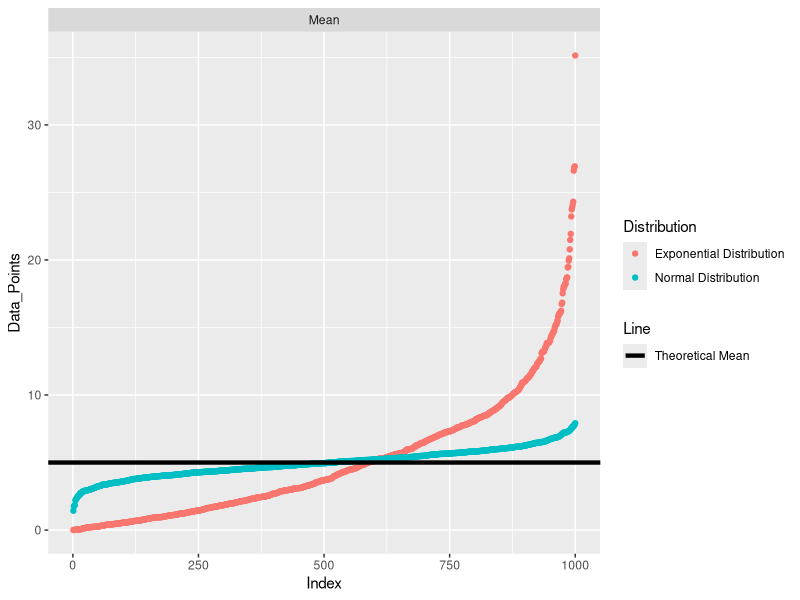
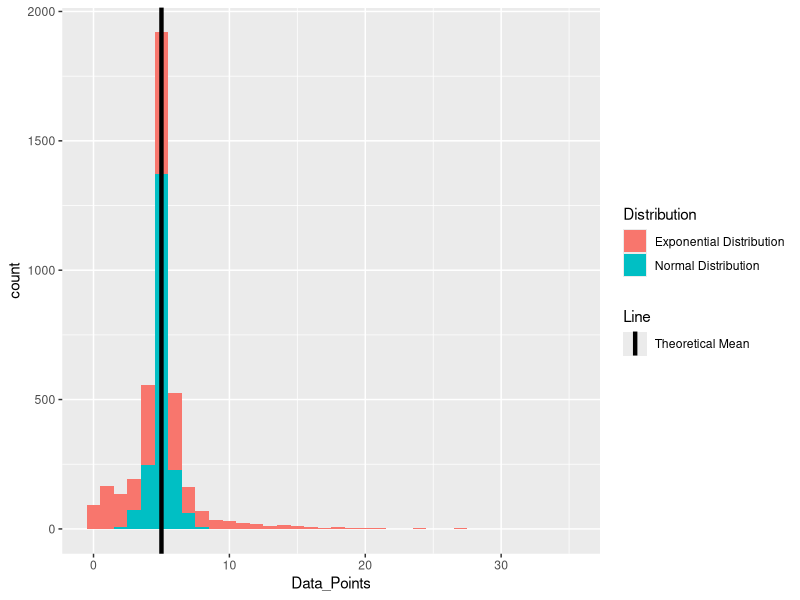
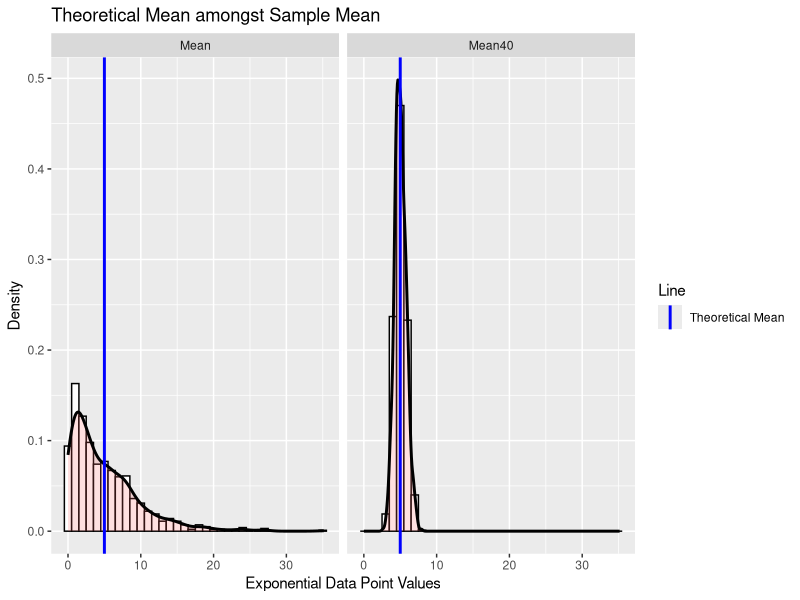
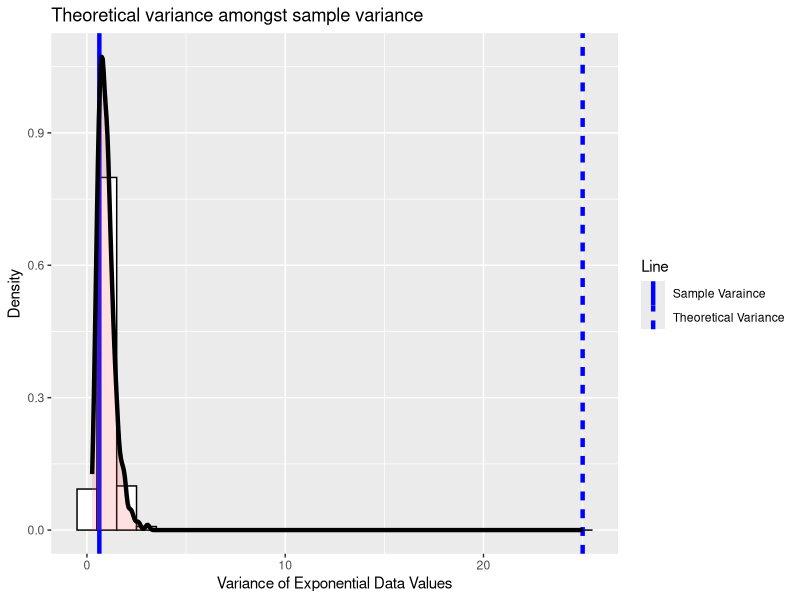
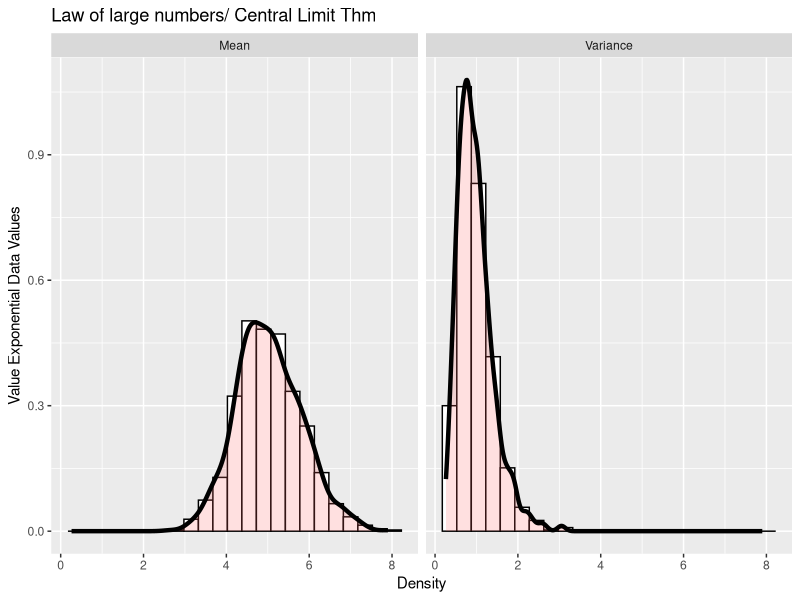

Generate these figures, in order, with R:
## ---- chunk 1
knitr::opts_chunk$set(echo = TRUE)
library(ggplot2)
## ---- chunk 2
lambda <- 0.2
n <- 40
n_sim <- 1000

# Random numbers from the distribution
ExpDataPts <- rexp(n_sim, lambda) # Exp dist
ExpDataPts40 <- apply( matrix(rexp(n_sim*n, lambda), n_sim),
                        1, mean)
NormalDataPts <- rnorm(n_sim, 1/lambda) # Normal dist.
NormalDataPts40 <- apply( matrix(rnorm(n_sim*n, 1/lambda), n_sim),
                        1, mean)

## ---- chunk 3
# Line plot for both
Y <- c(sort(ExpDataPts), sort(ExpDataPts40), sort(NormalDataPts),  sort(NormalDataPts40))
X <- c(rep(1:n_sim,4))

Stat <- data.frame(x = c(1/lambda), Line = c("Theoretical Mean"))

PlotDf <- data.frame(Index = X, "Data_Points" = Y, Distribution = c(rep("Exponential Distribution", n_sim*2), rep("Normal Distribution", n_sim*2)), Avg = c(rep("Mean",n_sim), rep("Mean40", n_sim), rep("Mean",n_sim), rep("Mean40", n_sim)))

Pdf <- subset(PlotDf, Avg == "Mean" )

# Plotting
g <- ggplot(data = Pdf, aes(Index, Data_Points))
g <- g + geom_point(aes(color = Distribution)) + geom_hline(aes(yintercept = x, linetype = Line), data=Stat, size = 1.5) + facet_grid(.~Avg)
print(g)

## ---- chunk 4

Stat <- data.frame(x = c(1/lambda), Line = c("Theoretical Mean"))
g <- ggplot(data = PlotDf, aes(x = Data_Points)) + geom_histogram(aes(fill = Distribution), binwidth = 1)  + geom_vline(aes(xintercept = x, linetype = Line), data=Stat, size = 1.5)

print(g) 

## ---- chunk 5

Pdf <- subset(PlotDf, Distribution == "Exponential Distribution" )

Stat <- data.frame(x = c(1/lambda), Line = c("Theoretical Mean"))

g <- ggplot(data=Pdf, aes(x = Data_Points)) + 
            geom_histogram(aes(y =..density..), binwidth = 1, fill="white", color = "black") + 
            geom_density(size = 1.0, color="black", fill = "#FF6666", alpha = 0.2) + 
            geom_vline(aes(xintercept = x, linetype = Line),data=Stat, color = "BLUE", size = 1.0, show.legend = TRUE) + 
            labs(title = "Theoretical Mean amongst Sample Mean") + 
            labs(x= "Exponential Data Point Values", y = "Density") + facet_grid(.~Avg)

print(g)

## ---- chunk 6

Var_ExpDataPts40 <- apply( matrix(rexp(n_sim*n), n_sim),
                        1, var)

PlotDf <- data.frame(Variance = Var_ExpDataPts40, Index = 1:n_sim)
Stat <- data.frame(x = c((1/lambda^2)/n,1/lambda^2), Line = c("Sample Varaince","Theoretical Variance"))

g <- ggplot(data=PlotDf, aes(x = Variance)) + 
            geom_histogram(aes(y =..density..), binwidth = 1, fill="white", color = "black") + 
            geom_vline(aes(xintercept = x, linetype = Line),data=Stat, color = "BLUE", size = 1.5, show.legend = TRUE) + 
            labs(title = "Theoretical variance amongst sample variance") + 
            labs(x= "Variance of Exponential Data Values", y = "Density") +
            geom_density(size = 1.5, color="black", fill = "#FF6666", alpha = 0.2) 
print(g)

## ---- chunk 7

PlotDf <- data.frame(Mean = c(ExpDataPts40, Var_ExpDataPts40) , Index = rep(1:n_sim, 2), "Factor" = c(rep("Mean", n_sim), rep("Variance", n_sim)) )
PlotDf$Factor <- as.factor(PlotDf$Factor)

g <- ggplot(data=PlotDf, aes(x = Mean)) + 
            geom_histogram(aes(y =..density..), binwidth = 0.35, fill="white", color = "black") +  
            labs(title = "Law of large numbers/ Central Limit Thm") + 
            labs(x= "Density", y = "Value Exponential Data Values") +
            geom_density(size = 1.5, color="black", fill = "#FF6666", alpha = 0.2) +
            facet_grid(.~Factor)
            
print(g)


